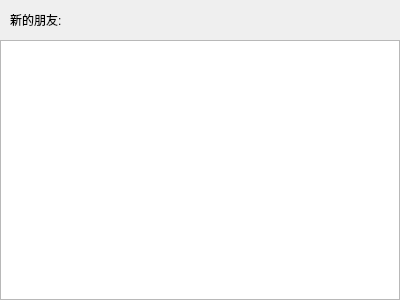
<?xml version="1.0" encoding="UTF-8"?>
<ui version="4.0">
 <class>ApplyFriendPage</class>
 <widget class="QWidget" name="ApplyFriendPage">
  <property name="geometry">
   <rect>
    <x>0</x>
    <y>0</y>
    <width>400</width>
    <height>300</height>
   </rect>
  </property>
  <property name="windowTitle">
   <string>Form</string>
  </property>
  <layout class="QVBoxLayout" name="verticalLayout">
   <property name="spacing">
    <number>0</number>
   </property>
   <property name="leftMargin">
    <number>0</number>
   </property>
   <property name="topMargin">
    <number>0</number>
   </property>
   <property name="rightMargin">
    <number>0</number>
   </property>
   <property name="bottomMargin">
    <number>0</number>
   </property>
   <item>
    <widget class="QWidget" name="friend_apply_wid" native="true">
     <layout class="QHBoxLayout" name="horizontalLayout">
      <property name="spacing">
       <number>0</number>
      </property>
      <property name="leftMargin">
       <number>0</number>
      </property>
      <property name="topMargin">
       <number>0</number>
      </property>
      <property name="rightMargin">
       <number>0</number>
      </property>
      <property name="bottomMargin">
       <number>0</number>
      </property>
      <item>
       <spacer name="horizontalSpacer_2">
        <property name="orientation">
         <enum>Qt::Orientation::Horizontal</enum>
        </property>
        <property name="sizeType">
         <enum>QSizePolicy::Policy::Fixed</enum>
        </property>
        <property name="sizeHint" stdset="0">
         <size>
          <width>10</width>
          <height>20</height>
         </size>
        </property>
       </spacer>
      </item>
      <item>
       <widget class="QLabel" name="friend_apply_lb">
        <property name="minimumSize">
         <size>
          <width>0</width>
          <height>40</height>
         </size>
        </property>
        <property name="maximumSize">
         <size>
          <width>16777215</width>
          <height>40</height>
         </size>
        </property>
        <property name="text">
         <string>新的朋友: </string>
        </property>
       </widget>
      </item>
      <item>
       <spacer name="horizontalSpacer">
        <property name="orientation">
         <enum>Qt::Orientation::Horizontal</enum>
        </property>
        <property name="sizeHint" stdset="0">
         <size>
          <width>346</width>
          <height>20</height>
         </size>
        </property>
       </spacer>
      </item>
     </layout>
    </widget>
   </item>
   <item>
    <widget class="QWidget" name="widget_2" native="true">
     <layout class="QVBoxLayout" name="verticalLayout_2">
      <property name="spacing">
       <number>0</number>
      </property>
      <property name="leftMargin">
       <number>0</number>
      </property>
      <property name="topMargin">
       <number>0</number>
      </property>
      <property name="rightMargin">
       <number>0</number>
      </property>
      <property name="bottomMargin">
       <number>0</number>
      </property>
      <item>
       <widget class="ApplyFriendList" name="apply_friend_list"/>
      </item>
     </layout>
    </widget>
   </item>
  </layout>
 </widget>
 <customwidgets>
  <customwidget>
   <class>ApplyFriendList</class>
   <extends>QListWidget</extends>
   <header location="global">applyfriendlist.h</header>
  </customwidget>
 </customwidgets>
 <resources/>
 <connections/>
</ui>
